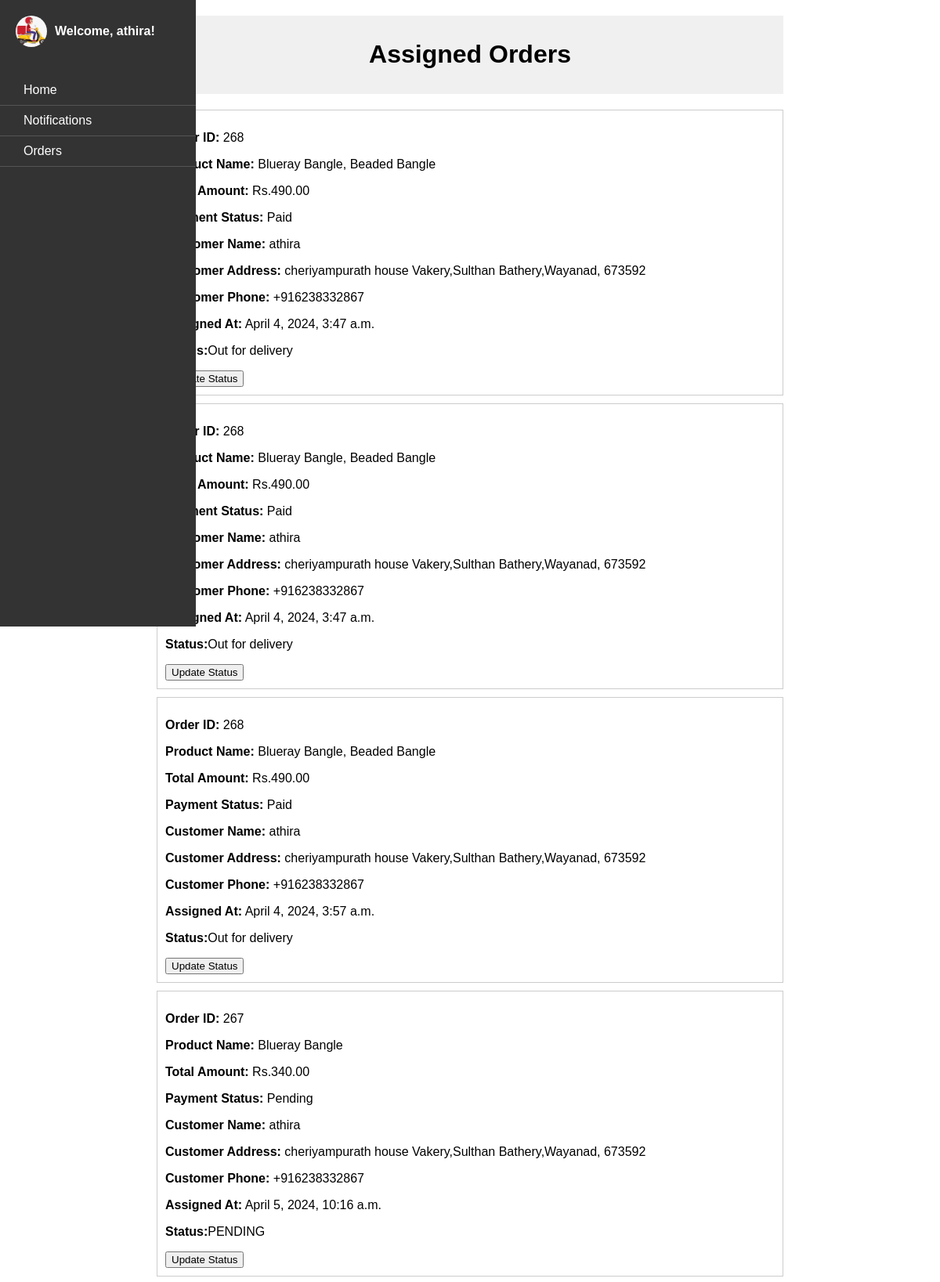
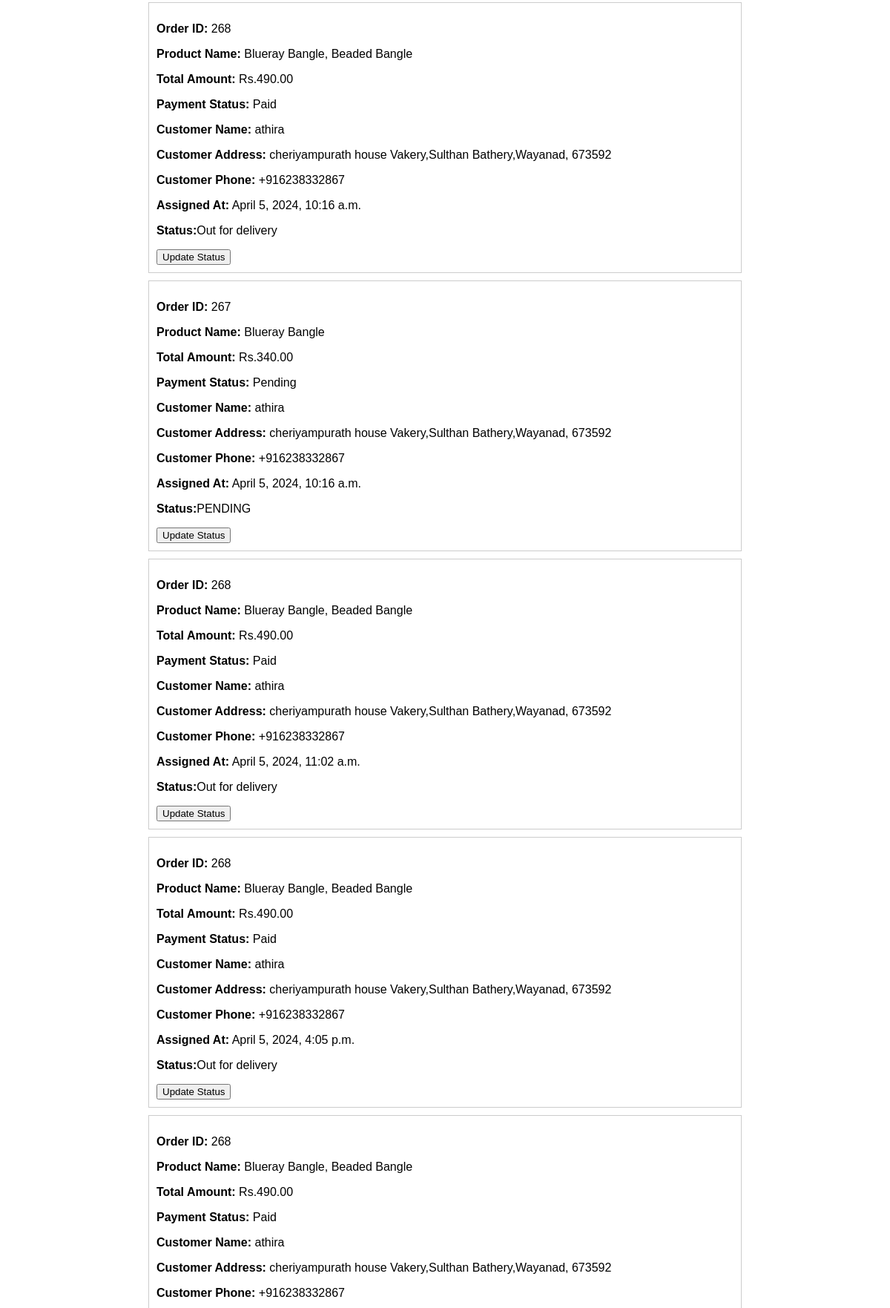
The page /assigned_orders/ (signed in, upper part) on the database its author committed (2 pictures, top to bottom).
### firstapp/models.py (models this page shows, shortened)
class CustomUser(AbstractUser):
    ADMIN = 1
    CUSTOMER = 2
    DELIVERYTEAM = 3
    USER_TYPES = (
        (ADMIN, 'Admin'),
        (CUSTOMER, 'Customer'),
        (DELIVERYTEAM, 'Deliveryteam')
    )
    user_types = models.PositiveSmallIntegerField(choices=USER_TYPES,default='2')
    fullName = models.CharField(max_length=50)
    email = models.EmailField(max_length=100)
    phone = models.CharField(max_length=12, blank=True)
    password = models.CharField(max_length=128)
    is_admin = models.BooleanField(default=False)
    is_staff = models.BooleanField(default=False)
    is_active = models.BooleanField(default=True)
    is_superadmin = models.BooleanField(default=False)
    objects = UserManager()

class DeliveryAssignment(models.Model):
    order = models.ForeignKey(Order, on_delete=models.CASCADE)
    delivery_boy = models.ForeignKey(CustomUser, on_delete=models.CASCADE, limit_choices_to={'user_types': CustomUser.DELIVERYTEAM})
    assigned_at = models.DateTimeField(auto_now_add=True)
    is_completed = models.BooleanField(default=False)

class Order(models.Model):
     STATUS = (
        ('Order Confirmed', 'Order Confirmed'),
        ('Processing', 'Processing'),
        ('Shipped', 'Shipped'),
        ('Delivered', 'Delivered'),
        ('Cancelled', 'Cancelled'),
    )
     DELIVERY_STATUS_CHOICES = [
        ('PENDING', 'Pending'),
        ('OUT_FOR_DELIVERY', 'Out for Delivery'),
        ('DELIVERED', 'Delivered'),
    ]
     user = models.ForeignKey(CustomUser, on_delete=models.CASCADE)
     products = models.ManyToManyField(Product1, through='OrderItem')
     total_amount = models.DecimalField(max_digits=10, decimal_places=2)
     payment_id= models.CharField(blank=True, max_length=100, null=True)
     payment_status= models.BooleanField(default=False)
     status = models.CharField(max_length=20, choices=STATUS, default='Order Confirmed')
     created_at = models.DateTimeField(auto_now_add=True)
     delivery_status = models.CharField(max_length=20, choices=DELIVERY_STATUS_CHOICES, default='PENDING')

class Product1(models.Model):
    product_name = models.CharField(max_length=255)
    category = models.ForeignKey(Category1, on_delete=models.CASCADE)  # Use ForeignKey to relate to Category
    subcategory = models.ForeignKey(Subcategory1, on_delete=models.CASCADE)  # Use ForeignKey to relate to Subcategory
    stock = models.PositiveIntegerField(default=1, null=True)
    description = models.TextField()
    price = models.DecimalField(max_digits=10, decimal_places=2)
    discount = models.DecimalField(max_digits=5, decimal_places=2, default=0.0)
    sale_price = models.DecimalField(max_digits=10, decimal_places=2, editable=False)
    product_image = models.ImageField(upload_to='product_images/')
    STATUS_CHOICES = [
        ('In Stock', 'In Stock'),
        ('Out of Stock', 'Out of Stock'),
    ]
    status = models.CharField(max_length=20, choices=STATUS_CHOICES, default='In Stock')

class ProfileUser(models.Model):
    user = models.OneToOneField(CustomUser, on_delete=models.CASCADE)
    fullName = models.CharField(max_length=50, blank=True, null=True)
    email = models.EmailField(blank=True, null=True)
    phone_number = models.CharField(max_length=15, blank=True, null=True)
    pincode = models.CharField(max_length=10, blank=True, null=True)
    address = models.TextField(blank=True, null=True)
    gender = models.CharField(max_length=10, blank=True, null=True)
    city = models.CharField(max_length=50, blank=True, null=True)  # New field
    state = models.CharField(max_length=50, blank=True, null=True)  # New field

### firstapp/views.py (the view)
# urls.py: path('assigned_orders/', views.assigned_orders, name='assigned_orders'),
def assigned_orders(request):
    assigned_orders = DeliveryAssignment.objects.all()
    user_address = ProfileUser.objects.filter(user=request.user).first()
    context = {'assigned_orders': assigned_orders,'user_address': user_address}
    return render(request, 'assigned_orders.html', context)

### templates/assigned_orders.html (shortened to what this page needs)
{% load static %}
<!DOCTYPE html>
<html lang="en">
<head>
</head>
<body>
    <div class="sidebar">
        <div class="sidebar-header">
          <img src="{% static 'images/deliverboy.jpeg' %}" >
          <span><strong> Welcome, {{ user.fullName }}!</strong></span>
        </div>
        <ul class="sidebar-menu">
          <li><a href="{% url 'deliveryboydashboard' %}"> Home</a></li>
          <li><a href="#"> Notifications</a></li>
          <li><a href="{% url 'assigned_orders' %}"> Orders</a></li>
        </ul>
      </div>
    <div class="container">
        <div class="header">
            <h1>Assigned Orders</h1>
        </div>
        <div class="order-list">
            {% for assignment in assigned_orders %}
            <div class="order-container">
                <p><strong>Order ID:</strong> {{ assignment.order.id }}</p>
                <p><strong>Product Name:</strong>
                    {% for product in assignment.order.products.all %}
                        {{ product.product_name }}{% if not forloop.last %}, {% endif %}
                    {% endfor %}
                </p>
                <p><strong>Total Amount:</strong> Rs.{{ assignment.order.total_amount }}</p>
                <p><strong>Payment Status:</strong> {% if assignment.order.payment_status %}Paid{% else %}Pending{% endif %}</p>
                <p><strong>Customer Name:</strong> {{ assignment.order.user.fullName }}</p>
                <p><strong>Customer Address:</strong>  {{ user_address.address }}, {{ user_address.pincode }}</p>
                <p><strong>Customer Phone:</strong>  {{ user_address.phone_number }}</p>
                <p><strong>Assigned At:</strong> {{ assignment.assigned_at }}</p>
                <p><strong>Status:</strong>{{ assignment.order.delivery_status }}</p>
                <form action="{% url 'delivery_update_status' order_id=assignment.order.id %}" method="GET">
                  <button type="submit">Update Status</button>
              </form>
            </div>
            {% endfor %}
        </div>
    </div>
</body>
</html>

### templates/assigned_orders.html (style rules this page uses)
body { font-family: Arial, sans-serif; margin: 0; padding: 0; }
.container { max-width: 800px; margin: 0 auto; padding: 20px; }
.header { text-align: center; margin-bottom: 20px; background-color: #f0f0f0; padding: 10px; }
.order-container { border: 1px solid #ccc; padding: 10px; margin-bottom: 10px; }
.sidebar { width: 250px; background-color: #333; color: #fff; height: 100vh; position: fixed; left: 0; top: 0; overflow-y: auto; }
.sidebar-header { padding: 20px; display: flex; align-items: center; }
.sidebar-header img { width: 40px; height: 40px; border-radius: 50%; margin-right: 10px; }
.sidebar-menu { list-style-type: none; padding: 0; }
.sidebar-menu li { padding: 10px 20px; border-bottom: 1px solid #555; }
.sidebar-menu li a { color: #fff; text-decoration: none; display: flex; align-items: center; }

### rows shown on the page
CustomUser: fullName "athira"
DeliveryAssignment: order.id "268", order.total_amount "490.00", shows "Paid", order.user.fullName "athira", assigned_at "April 4, 2024, 3:47 a.m.", order.delivery_status "Out for delivery"
Product1: product_name "Blueray Bangle"
Product1: product_name "Beaded Bangle"
ProfileUser: address "cheriyampurath house Vakery,Sulthan Bathery,Wayanad", pincode "673592", phone_number "+916238332867"
DeliveryAssignment: order.id "268", order.total_amount "490.00", shows "Paid", order.user.fullName "athira", assigned_at "April 4, 2024, 3:47 a.m.", order.delivery_status "Out for delivery"
DeliveryAssignment: order.id "268", order.total_amount "490.00", shows "Paid", order.user.fullName "athira", assigned_at "April 4, 2024, 3:57 a.m.", order.delivery_status "Out for delivery"
DeliveryAssignment: order.id "267", order.total_amount "340.00", shows "Pending", order.user.fullName "athira", assigned_at "April 5, 2024, 10:16 a.m.", order.delivery_status "PENDING"
DeliveryAssignment: order.id "268", order.total_amount "490.00", shows "Paid", order.user.fullName "athira", assigned_at "April 5, 2024, 10:16 a.m.", order.delivery_status "Out for delivery"
DeliveryAssignment: order.id "267", order.total_amount "340.00", shows "Pending", order.user.fullName "athira", assigned_at "April 5, 2024, 10:16 a.m.", order.delivery_status "PENDING"
DeliveryAssignment: order.id "268", order.total_amount "490.00", shows "Paid", order.user.fullName "athira", assigned_at "April 5, 2024, 11:02 a.m.", order.delivery_status "Out for delivery"
DeliveryAssignment: order.id "268", order.total_amount "490.00", shows "Paid", order.user.fullName "athira", assigned_at "April 5, 2024, 4:05 p.m.", order.delivery_status "Out for delivery"
DeliveryAssignment: order.id "268", order.total_amount "490.00", shows "Paid", order.user.fullName "athira"
